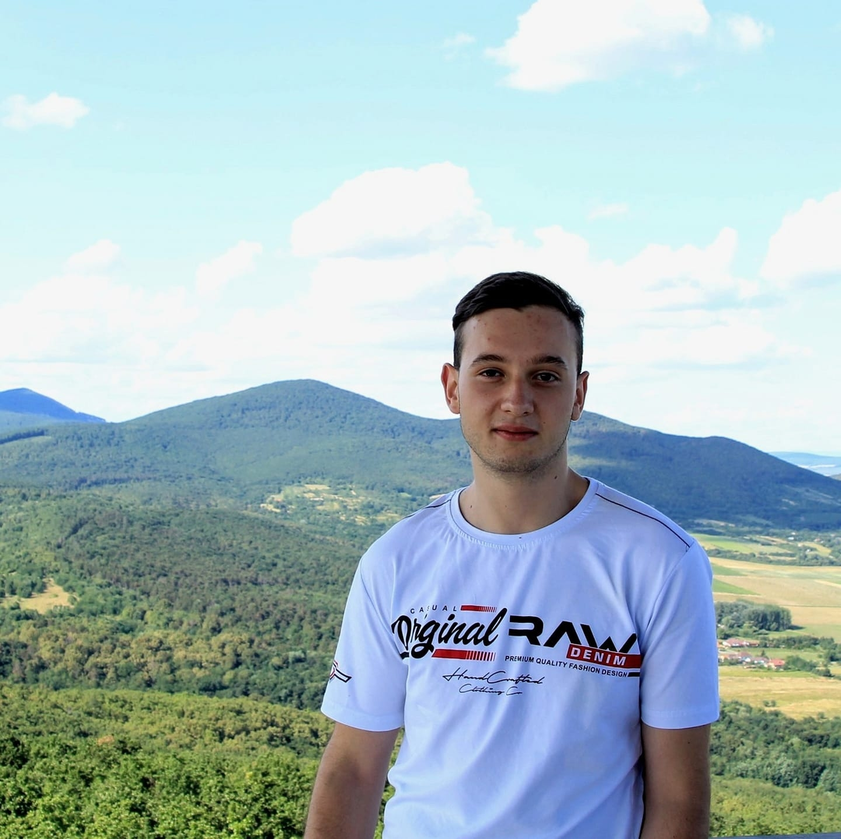
#> input picture mesteri/2. felev/orvosikepf/zh feladatok/input.png, 841 x 839 px, shrunk from 1440 x 1435 before the run
$ python 7.py
#> lines starting #> are read from the running program, lines starting #| are printed output that depends on the picture; after the words box and inside, x2 and y2 are one past the last pixel; in counts of white or black regions, pixels touching at a corner belong together
# Hit-or-Miss transzformáció. A képek beolvasására és kimentésére lehet használni az OpenCV függvényeket.

import os
import numpy as np
import cv2
import matplotlib.pyplot as plt

def hit_or_miss(image, kernel):
    k_h, k_w = kernel.shape
    pad_h = k_h // 2
    pad_w = k_w // 2

    padded_image = np.pad(image, ((pad_h, pad_h), (pad_w, pad_w)), mode='constant', constant_values=0)
    output_image = np.zeros_like(image)

    h, w = image.shape
    for i in range(h):
        for j in range(w):
            window = padded_image[i:i+k_h, j:j+k_w]

            hit_match = np.all(window[kernel == 1] == 255)
            miss_match = np.all(window[kernel == -1] == 0)

            if hit_match and miss_match:
                output_image[i, j] = 255

    return output_image

def main():
    file_path = os.path.join(os.path.dirname(os.path.abspath(__file__)), 'input.png')
    img = cv2.imread(file_path, cv2.IMREAD_GRAYSCALE)
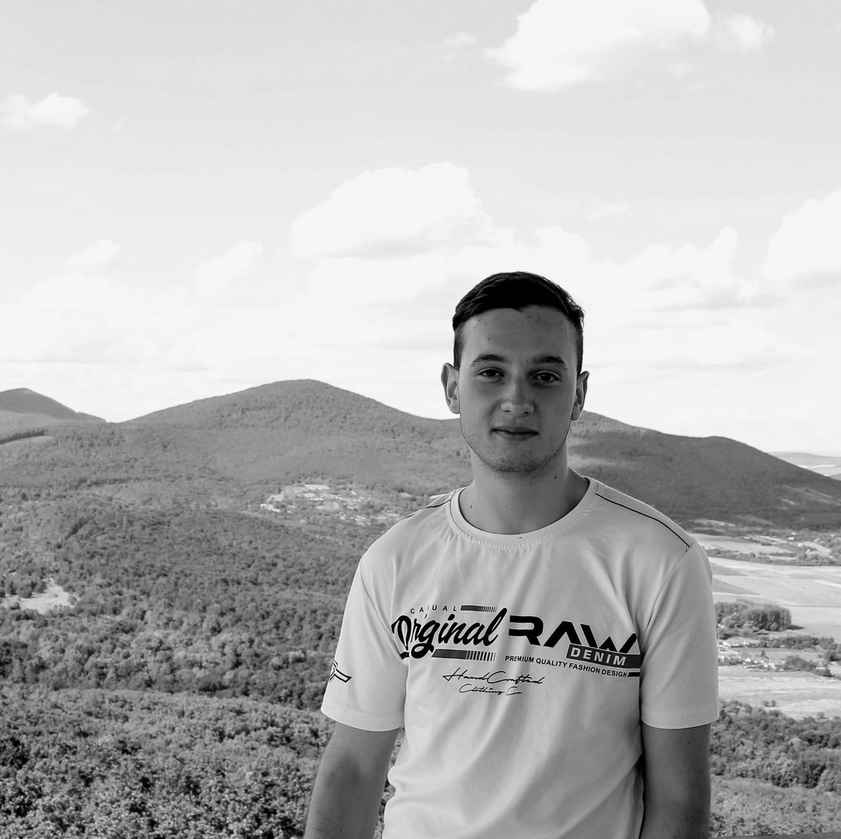
#> img: shape (839, 841); min 0, max 255, mean 180.4
    if img is not None:
        binary_img = np.where(img > 127, 255, 0).astype(np.uint8)
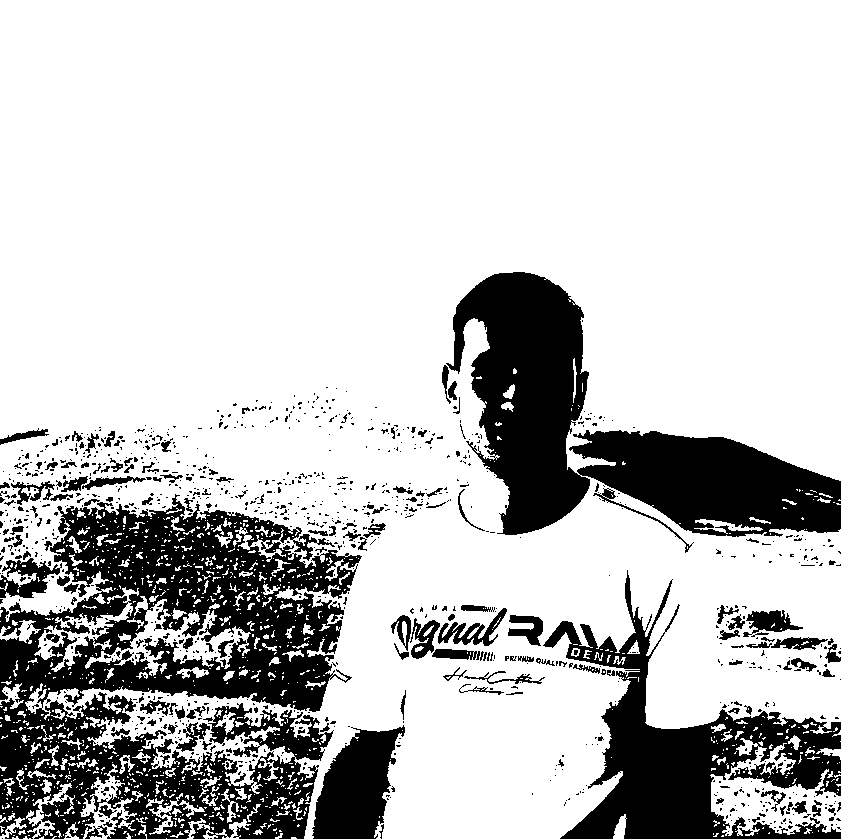
#> binary_img: shape (839, 841); 77.5% white; 1112 black regions (955 under 20 px), largest, box (x1, y1, x2, y2) and area: (0, 494, 362, 839) 66570, (446, 272, 841, 537) 42046, (543, 570, 841, 839) 24780

        kernel = np.array([
            [-1, -1, -1],
            [-1,  1, -1],
            [-1, -1, -1]
        ], dtype=np.int8)

        result = hit_or_miss(binary_img, kernel)
#> in hit_or_miss, `padded_image = np.pad(image, ((pad_h, pad_h), (pad_w, pad_w)), mode='c..`:
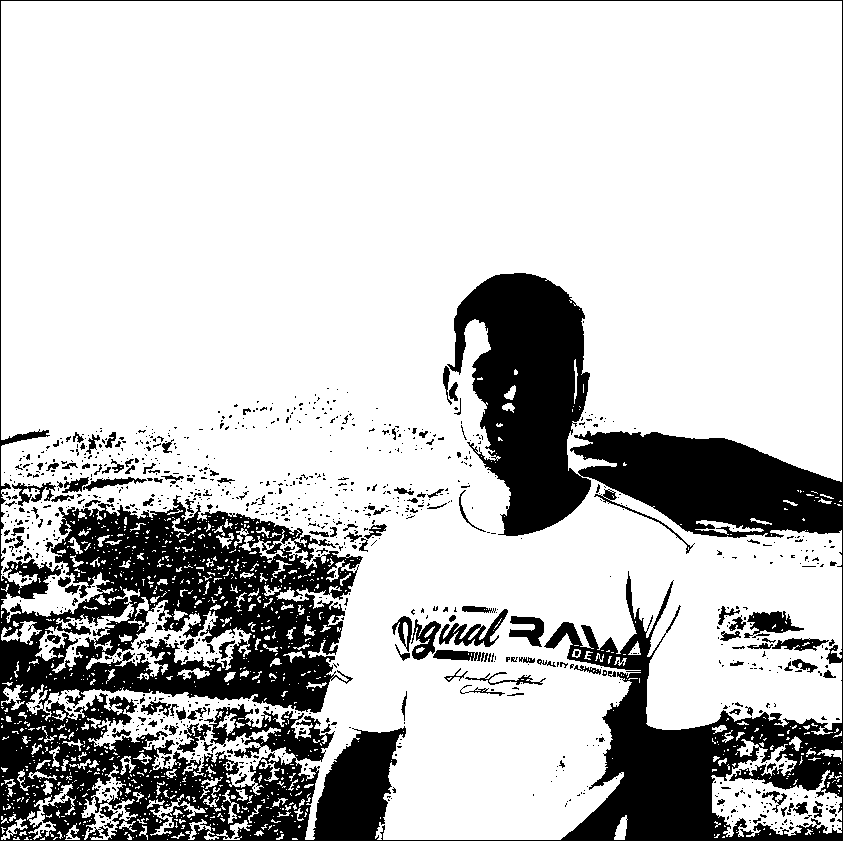
#> padded_image: shape (841, 843); 77.1% white; 1082 black regions (935 under 20 px), largest, box (x1, y1, x2, y2) and area: (0, 0, 843, 841) 145365, (439, 609, 508, 647) 880, (744, 611, 804, 638) 788
#> after the loop in hit_or_miss, `for i in range(h):`:
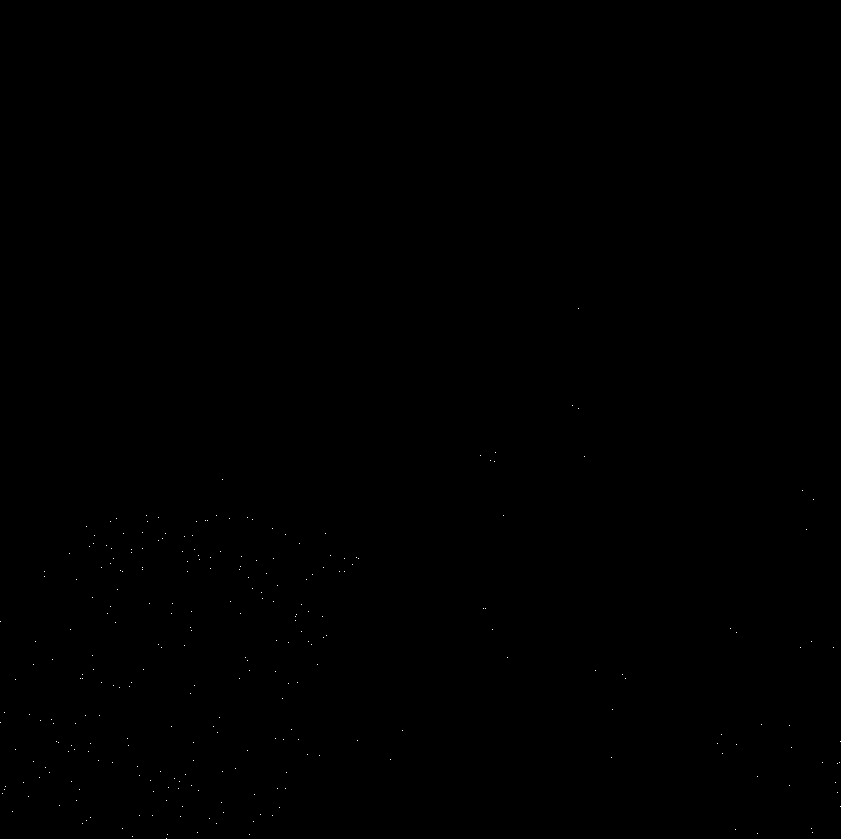
#> output_image: shape (839, 841); 0.04% white in thin lines or dots, all inside (x1, y1, x2, y2) = (0, 308, 841, 839)

        plt.figure(figsize=(10, 5))

        plt.subplot(1, 2, 1)
        plt.imshow(img, cmap='gray')
        plt.title('Eredeti kép')
        plt.axis('off')

        plt.subplot(1, 2, 2)
        plt.imshow(result, cmap='gray')
        plt.title('Hit-or-Miss')
        plt.axis('off')

        plt.show()
    else:
        print(f"Nem sikerült betölteni a képet: {file_path}")

if __name__ == '__main__':
    main()
